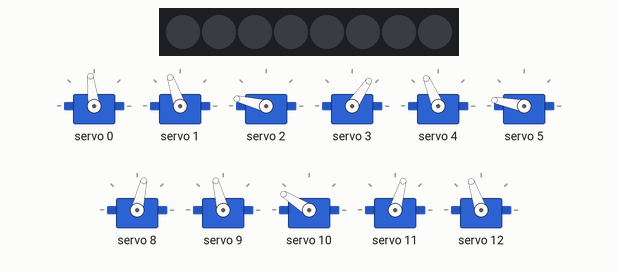
Bench run of a sketch on a simulated Arduino Uno, built with avr-gcc and run on an emulated ATmega328P. On the bench: 8 RGB LEDs in strip order, left to right, 11 × servo.

Above: at 0.38 s.
At 4.7 s:
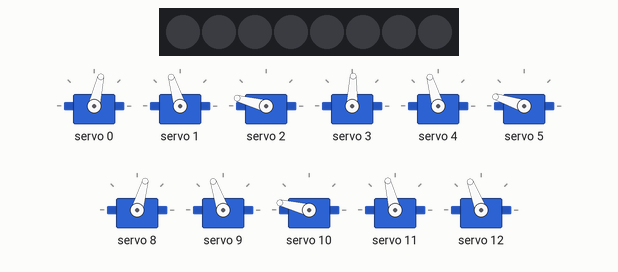
At 10.2 s:
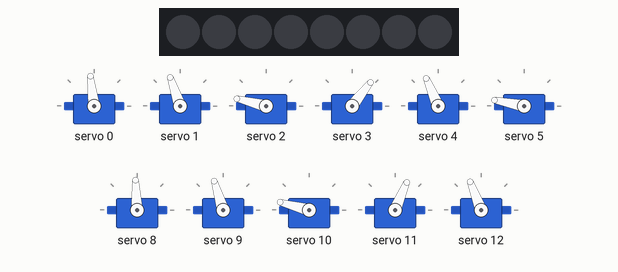
At 19.64 s:
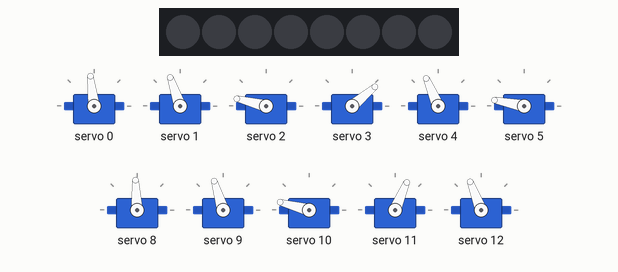
At 29.44 s:
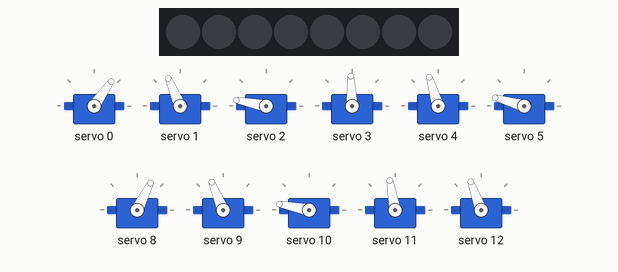
At 39.27 s:
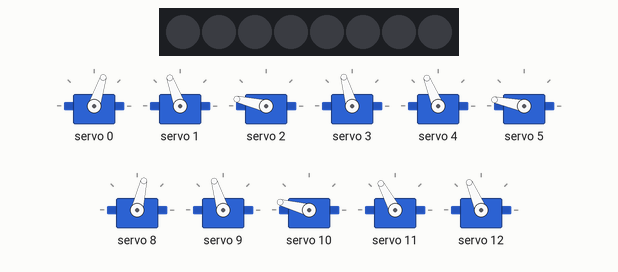
Timing chart, 0 to 40.0 s (numbered marks = the images above):
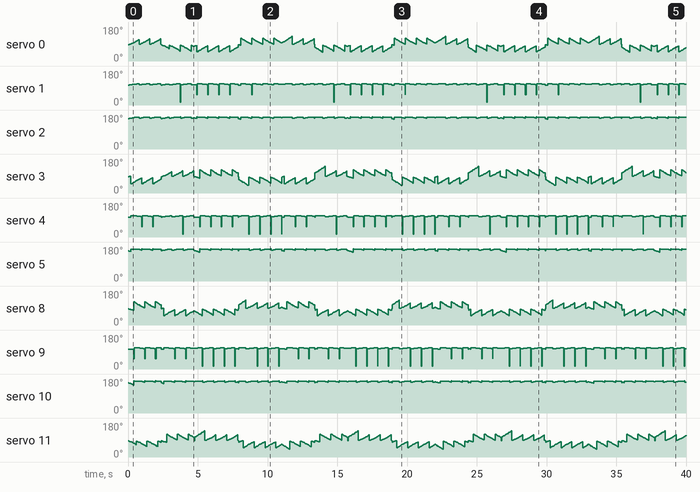

The sketch:

Activity_3_Walking.ino
```cpp
#include <Wire.h>
#include <Adafruit_PWMServoDriver.h>
#include <Adafruit_NeoPixel.h>
#include <avr/power.h>
#include <math.h>

#define PIN            5
#define NUMPIXELS      8

Adafruit_PWMServoDriver pwm = Adafruit_PWMServoDriver();
Adafruit_NeoPixel pixels = Adafruit_NeoPixel(NUMPIXELS, PIN, NEO_GRB + NEO_KHZ800);
Adafruit_NeoPixel strip = Adafruit_NeoPixel(8, PIN, NEO_GRB + NEO_KHZ800);

  long xA = -50;
  long xB = -50;
  long xC = 50;
  long xD = 50;

  long yA = 50;
  long yB = -50;
  long yC = -50;
  long yD = 50;


void setup() {
  pixels.begin();

  pwm.begin();
  pwm.setPWMFreq(50);
  yield();

  Set_Body_Centre(50, 0, 0, -80);

}

void loop() {

  WalkForwards(50, -10, -80, 5);
  WalkForwards(50, -10, -80, 5);
  WalkForwards(50, -10, -80, 5);

  Set_Body_Centre(50, 0, 0, -80);

  WalkLeft(50, -10, -80, 5);
  WalkLeft(50, -10, -80, 5);
  WalkLeft(50, -10, -80, 5);

  Set_Body_Centre(50, 0, 0, -80);

  WalkRight(50, -10, -80, 5);
  WalkRight(50, -10, -80, 5);
  WalkRight(50, -10, -80, 5);
  WalkRight(50, -10, -80, 5);

  Set_Body_Centre(50, 0, 0, -80);

  WalkBackwards(50, -10, -80, 5);
  WalkBackwards(50, -10, -80, 5);
  WalkBackwards(50, -10, -80, 5);
  WalkBackwards(50, -10, -80, 5);

}
```

functions.ino
```cpp
//CORE FUNCTIONS
void Set_j0(char leg, int angle){
  //Set the angle of joint j0, in degrees
  //Constrain the angle to safe limits
  angle = constrain(angle, -10, 100);

  //Choose the right PWM pin based on which leg
  int pin = 0;
  switch(leg){
    case 'A':
      pin = 0;
      break;

    case 'B':
      pin = 3;
      break;

    case 'C':
      pin = 8;
      break;

    case 'D':
      pin = 11;
      break;

    default:
      break;
  }

  pwm.setPWM(pin, 0, map(angle, 0, 90, 196, 390));
}

void Set_j1(char leg, int angle){
  //Set the angle of joint j0, in degrees
  //Constrain the angle to safe limits
  angle = constrain(angle, 0, 140);

 //Choose the right PWM pin based on which leg
  int pin = 1;
  switch(leg){
    case 'A':
      pin = 1;
      break;

    case 'B':
      pin = 4;
      break;

    case 'C':
      pin = 9;
      break;

    case 'D':
      pin = 12;
      break;

    default:
      break;
  }

  pwm.setPWM(pin, 0, map(angle, 0, 90, 110, 294));
}

void Set_j2(char leg, int angle){
  //Set the angle of joint j0, in degrees
  //Constrain the angle to safe limits
  angle = constrain(angle, 0, 180);

 //Choose the right PWM pin based on which leg
  int pin = 2;
  switch(leg){
    case 'A':
      pin = 2;
      break;

    case 'B':
      pin = 5;
      break;

    case 'C':
      pin = 10;
      break;

    case 'D':
      pin = 13;
      break;

    default:
      break;
  }

  pwm.setPWM(pin, 0, map(angle, 0, 180, 110, 470));
}

void Set_Leg_Position_Cartes(char whichLeg, double x, double y, double z){
  /*
  WHAT IS THIS FUNCTION?
  This function will move the endpoint of a robot leg to the specified
  xyz position.

  HOW TO USE THIS FUNCTION
  Specify which leg you would like to move by passing in either 'A', 'B'
  'C' or 'D'. Then pass in three values for x, y and z. The position is
  specified in millimeters, and is relative to the first joint on the
  hip of the robot. A good test position is x = 72/110, y = 0, z = 0

  Note that this function works in leg cartesian. That is, the cartesian
  system is specific for each leg, rather than being coherent with a wider
  reference frame (ie, the body). This is good for symmetrical movements
  of the legs but not good for co-ordinated movements of the body. For
  co-ordinated body movement, use the Set_Leg_Position_OCartes() function.
  */

  //MATH CONSTANTS
  double pi = 3.14159265;

  //LEG CONSTANTS
  //Here we define the length, in mm, of each part of the leg.
  //If using a different leg, feel free to vary these constants.
  //Cox relates to the hip length.
  //Fem relates to the knee length.
  //Tib relates to the foot length.
  double cox = 32.14;
  double fem = 52;
  double tib = 63;
  //-----------------------------------------------------------

  //INTERMEDIATES
  //These intermediate variables are used in the IK calculation.
  double c, xp, yp, thetai, alpha, r, test;
  //-----------------------------------------------------------

  //INPUT VARIABLES
//  double x = 72;
//  double y = 0;
//  double z = 0;

  //OUTPUT VARIABLES
  double femangle;
  double tibangle;
  double coxangle;

  //IK CALCULATION
  //In this block of calculations, the three desired cartesian
  //co-ordinates are translated into three joint angles.
  y = -y;
  r = pow((sq(x)+sq(y)), 0.5);
  coxangle = ((asin(y/r)*0.8)/pi)*180;
  r = r-cox, z = z;
  test = r;
  thetai = atan2(z,r);
  xp = r - 1;
  yp = z ;
  c = ((sq(xp))+(sq(yp))-(sq(fem))-sq(tib))/(2*fem*tib);
  alpha = acos(-c);
  tibangle=((alpha+pi)/pi)*180;
  femangle =  ((atan2(yp,xp) + asin(tib*sin(alpha)/pow((sq(xp)+sq(yp)), (0.5))))/pi)*180;
  tibangle = tibangle - 360;
  coxangle = coxangle +45;
  femangle = -(femangle) + 90;
  tibangle = -(tibangle) + 90;
  //-----------------------------------------------------------

  //WRITE ANGLES
  //Here the joint angles are written to the leg motors.
  //This concludes the IK process.
  Set_j0(whichLeg, coxangle);
  Set_j1(whichLeg, femangle);
  Set_j2(whichLeg, tibangle);
}

void Set_Leg_Position_OCartes(char whichLeg, double xb, double yb, double zb){

  //MATH CONSTANTS
    double one_over_root2 = 0.707106781;

//    //INPUT VARIABLES
//    char whichLeg = 'A';
//    double xb = 90;              //Ax-, Ay+: Bx-, By-: Cx+, Cy-: Dx+, Dy+
//    double yb = 90;
//    double zb = 0;

    //OUTPUT VARIABLES
    double xl;
    double yl;
    double zl;

    switch(whichLeg){
      case 'A':
        //LEG A ROTATION
        xl = yb*one_over_root2 - xb*one_over_root2;
        yl = xb*one_over_root2 + yb*one_over_root2;
        break;

      case 'B':
        //LEG B ROTATION
        yl = -xb*one_over_root2 + yb*one_over_root2;
        xl =  yb*one_over_root2 + xb*one_over_root2;
        break;

      case 'C':
       //LEG C ROTATION
       yl = -yb*one_over_root2 - xb*one_over_root2;
       xl =  xb*one_over_root2 - yb*one_over_root2;
       break;

      case 'D':
       //LEG D ROTATION
       xl =  xb*one_over_root2 + yb*one_over_root2;
       yl =  -yb*one_over_root2 + xb*one_over_root2;

       break;

      default:
        break;
    }

    zl = zb;
    Set_Leg_Position_Cartes(whichLeg, xl,yl,zl);
}

void Set_Body_Centre(float fan, long x_body_centre, long y_body_centre, long z_body_centre){

    for(byte i = 0; i < 4; i++){

  //  //INPUT VARIABLES
  //  float fan = 40;           //40
  //  long x_body_centre = 0;
  //  long y_body_centre = 0;
  //  long z_body_centre = -80; //-80

    //OUTPUT VARIABLES
    long xb;
    long yb;
    long zb = z_body_centre;


      switch(i){
      case 0:
        xb = -fan - x_body_centre;
        yb = fan - y_body_centre;
        Set_Leg_Position_OCartes('A', xb, yb, zb);
        break;

      case 1:
        xb = -fan - x_body_centre;
        yb = -fan - y_body_centre;
        Set_Leg_Position_OCartes('B', xb, yb, zb);
        break;

      case 2:
        xb = fan - x_body_centre;
        yb = -fan - y_body_centre;
        Set_Leg_Position_OCartes('C', xb, yb, zb);

      case 3:
        xb = fan - x_body_centre;
        yb = fan - y_body_centre;
        Set_Leg_Position_OCartes('D', xb, yb, zb);

      default:
        break;
    }


    }
  }


//SPECIFIC MOVEMENT FUNCTIONS
void Fixed_Body_Circle_Move(){


//  for(int i=0; i<100; i=i+2){
//    Set_Body_Centre(40,0,0,map(i,0,100,0,-80));
//    delay(1);
//  }
//
//  delay(1000);
//
//  for(int i=0; i<100; i=i+2){
//    Set_Body_Centre(40,map(i,0,100,0,25),0,-80);
//    delay(1);
//  }


    double pi_over_180 = 0.0174532925199432; //pi/180

    Set_Body_Centre(40,25,0,-80);
   // delay(1000);

    for(int i=0; i<360; i=i+2){
      double y = 25*sin(i*pi_over_180);
      double x = 25*cos(i*pi_over_180);

      Set_Body_Centre(40,x,y,-80);

      if(i<180)
        Set_Neopixels(i, 0, map(i,0,180,180,0));

      else
        Set_Neopixels(map(i,180,360,180,0), 0, map(i,180,360,0,180));

      delayMicroseconds(500);
    }
  }

void Stand_Up(){
  //fanout = 40
  //z=-80
  Set_Body_Centre(100, 0, 0, 0);
  delay(800);
  for(int i=0;i< 55; i++){
    Set_Body_Centre(100-i, 0, 0, map(i,0,55,0,-80));
    delay(5);
  }
}

void Step_Leg(char whichLeg, float Xstart, float Xend, float Ystart, float Yend, float Zdown, float Zup, int movedelay){

//  char whichLeg = 'A';
//  float Xstart = -40;
//  float Xend = -40;
//  float Ystart = 40;
//  float Yend = 0;
//  float Zdown = -80;
//  float Zup = -40;
//  int movedelay = 10;

  Set_Leg_Position_OCartes(whichLeg,Xstart,Ystart,Zdown);
  delay(10);

  float Xmove = Xend-Xstart;
  float Ymove = Yend-Ystart;

  for(byte i=0;i<50;i++){
  //STEP LEG (UP STROKE)
    if(i<25){
      Set_Leg_Position_OCartes(whichLeg,map(i,0,24,Xstart,Xstart+(Xmove/2)),map(i,0,24,Ystart,Ystart+(Ymove/2)),map(i,0,24,Zdown, Zup));
    }
  //STEP LEG (DOWN STROKE)
    else{
      Set_Leg_Position_OCartes(whichLeg,map(i,25,50,Xstart+(Xmove/2),Xend),map(i,25,50,Ystart+(Ymove/2),Yend),map(i,25,50,Zup,Zdown));
    }
    delay(movedelay);
  }
}


//WALKING FUNCTIONS


void WalkBackwards(float LegSpread, int UpDistance, int DownDistance, int StepDelay){
  for(int i = 0; i < 41; i++){
        yA++;
        yB++;
        yC++;
        yD++;

        if(i == 10){
          Set_Leg_Position_OCartes('A', -LegSpread, yA, DownDistance);
          delay(StepDelay);

          yA = 1;//45; //Best is 1 //Alt is 23
          Set_Leg_Position_OCartes('A', -LegSpread, yA, DownDistance);
          delay(StepDelay);

          Set_Leg_Position_OCartes('A', -LegSpread, yA, UpDistance);
          delay(StepDelay);
        }

        else if (i == 20){
          Set_Leg_Position_OCartes('D', LegSpread, yD, DownDistance);
          delay(StepDelay);

          yD = 1;  //Best is 1
          Set_Leg_Position_OCartes('D', LegSpread, yD, DownDistance);
          delay(StepDelay);

          Set_Leg_Position_OCartes('D', LegSpread, yD, UpDistance);
          delay(StepDelay);
        }

        else if (i == 30){
          Set_Leg_Position_OCartes('C', LegSpread, yC, DownDistance);
          delay(StepDelay);

          yC = -45;
          Set_Leg_Position_OCartes('C', LegSpread, yC, DownDistance);
          delay(StepDelay);

          Set_Leg_Position_OCartes('C', LegSpread, yC, UpDistance);
          delay(StepDelay);
        }

        else if (i == 40){
          Set_Leg_Position_OCartes('B', -LegSpread, yB, DownDistance);
          delay(StepDelay);

          yB = -45;
          Set_Leg_Position_OCartes('B', -LegSpread, yB, DownDistance);
          delay(StepDelay);

          Set_Leg_Position_OCartes('B', -LegSpread, yB, UpDistance);
          delay(StepDelay);
        }

        Set_Leg_Position_OCartes('A', -LegSpread, yA, DownDistance);
        Set_Leg_Position_OCartes('B', -LegSpread, yB, DownDistance);
        Set_Leg_Position_OCartes('C',  LegSpread, yC, DownDistance);
        Set_Leg_Position_OCartes('D',  LegSpread, yD, DownDistance);
      }
}


void WalkLeft(float LegSpread, int UpDistance, int DownDistance, int StepDelay){

  for(int i = 0; i < 41; i++){
        //SETUP FROM STATIONARY
        xA++;
        xB++;
        xC++;
        xD++;

        if(i == 10){
          Set_Leg_Position_OCartes('C', xC, -LegSpread, DownDistance);
          delay(StepDelay);

          xC = 1;//45; //Best is 1 //Alt is 23
          Set_Leg_Position_OCartes('C', xC, -LegSpread, DownDistance);
          delay(StepDelay);

          Set_Leg_Position_OCartes('C', xC, -LegSpread, UpDistance);
          delay(StepDelay);
        }

        else if (i == 20){
          Set_Leg_Position_OCartes('D', xD, LegSpread, DownDistance);
          delay(StepDelay);

          xD = 1;  //Best is 1
          Set_Leg_Position_OCartes('D', xD, LegSpread, DownDistance);
          delay(StepDelay);

          Set_Leg_Position_OCartes('D', xD, LegSpread, UpDistance);
          delay(StepDelay);
        }

        else if (i == 30){
          Set_Leg_Position_OCartes('A', xA, LegSpread, DownDistance);
          delay(StepDelay);

          xA = -45;
          Set_Leg_Position_OCartes('A', xA, LegSpread, DownDistance);
          delay(StepDelay);

          Set_Leg_Position_OCartes('A', xA, LegSpread, UpDistance);
          delay(StepDelay);
        }

        else if (i == 40){
          Set_Leg_Position_OCartes('B', xB, -LegSpread, DownDistance);
          delay(StepDelay);

          xB = -45;
          Set_Leg_Position_OCartes('B', xB, -LegSpread, DownDistance);
          delay(StepDelay);

          Set_Leg_Position_OCartes('B', xB, -LegSpread, UpDistance);
          delay(StepDelay);
        }

        Set_Leg_Position_OCartes('A', xA, LegSpread, DownDistance);
        Set_Leg_Position_OCartes('B', xB, -LegSpread, DownDistance);
        Set_Leg_Position_OCartes('C', xC, -LegSpread, DownDistance);
        Set_Leg_Position_OCartes('D', xD, LegSpread, DownDistance);
      }
}


void WalkRight(float LegSpread, int UpDistance, int DownDistance, int StepDelay){
  for(int i = 0; i < 41; i++){
        //SETUP FROM STATIONARY
        xA--;
        xB--;
        xC--;
        xD--;

        if(i == 10){
          Set_Leg_Position_OCartes('A', xA, LegSpread, DownDistance);
          delay(StepDelay);

          xA = 1;//45; //Best is 1 //Alt is 23
          Set_Leg_Position_OCartes('A', xA, LegSpread, DownDistance);
          delay(StepDelay);

          Set_Leg_Position_OCartes('A', xA, LegSpread, UpDistance);
          delay(StepDelay);
        }

        else if (i == 20){
          Set_Leg_Position_OCartes('B', xB, -LegSpread, DownDistance);
          delay(StepDelay);

          xB = 1;  //Best is 1
          Set_Leg_Position_OCartes('B', xB, -LegSpread, DownDistance);
          delay(StepDelay);

          Set_Leg_Position_OCartes('B', xB, -LegSpread, UpDistance);
          delay(StepDelay);
        }

        else if (i == 30){
          Set_Leg_Position_OCartes('C', xC, -LegSpread, DownDistance);
          delay(StepDelay);

          xC = 45;
          Set_Leg_Position_OCartes('C', xC, -LegSpread, DownDistance);
          delay(StepDelay);

          Set_Leg_Position_OCartes('C', xC, -LegSpread, UpDistance);
          delay(StepDelay);
        }

        else if (i == 40){
          Set_Leg_Position_OCartes('D', xD, LegSpread, DownDistance);
          delay(StepDelay);

          xD = 45;
          Set_Leg_Position_OCartes('D', xD, LegSpread, DownDistance);
          delay(StepDelay);

          Set_Leg_Position_OCartes('D', xD, LegSpread, UpDistance);
          delay(StepDelay);
        }

        Set_Leg_Position_OCartes('A', xA, LegSpread, DownDistance);
        Set_Leg_Position_OCartes('B', xB, -LegSpread, DownDistance);
        Set_Leg_Position_OCartes('C', xC, -LegSpread, DownDistance);
        Set_Leg_Position_OCartes('D', xD, LegSpread, DownDistance);

      }

}

void WalkForwards(float LegSpread, int UpDistance, int DownDistance, int StepDelay){

  for(int i = 0; i < 41; i++){
        //SETUP FROM STATIONARY
        yA--;
        yB--;
        yC--;
        yD--;

        if(i == 10){
          Set_Leg_Position_OCartes('B', -LegSpread, yB, DownDistance);
          delay(StepDelay);

          yB = 1;//45; //Best is 1 //Alt is 23
          Set_Leg_Position_OCartes('B', -LegSpread, yB, DownDistance);
          delay(StepDelay);

          Set_Leg_Position_OCartes('B', -LegSpread, yB, UpDistance);
          delay(StepDelay);
        }

        else if (i == 20){
          Set_Leg_Position_OCartes('C', LegSpread, yC, DownDistance);
          delay(StepDelay);

          yC = 1;  //Best is 1
          Set_Leg_Position_OCartes('C', LegSpread, yC, DownDistance);
          delay(StepDelay);

          Set_Leg_Position_OCartes('C', LegSpread, yC, UpDistance);
          delay(StepDelay);
        }

        else if (i == 30){
          Set_Leg_Position_OCartes('D', LegSpread, yD, DownDistance);
          delay(StepDelay);

          yD = 45;
          Set_Leg_Position_OCartes('D', LegSpread, yD, DownDistance);
          delay(StepDelay);

          Set_Leg_Position_OCartes('D', LegSpread, yD, UpDistance);
          delay(StepDelay);
        }

        else if (i == 40){
          Set_Leg_Position_OCartes('A', -LegSpread, yA, DownDistance);
          delay(StepDelay);

          yA = 45;
          Set_Leg_Position_OCartes('A', -LegSpread, yA, DownDistance);
          delay(StepDelay);

          Set_Leg_Position_OCartes('A', -LegSpread, yA, UpDistance);
          delay(StepDelay);
        }

        Set_Leg_Position_OCartes('A', -LegSpread, yA, DownDistance);

        Set_Leg_Position_OCartes('B', -LegSpread, yB, DownDistance);

        Set_Leg_Position_OCartes('C', LegSpread, yC, DownDistance);

        Set_Leg_Position_OCartes('D', LegSpread, yD, DownDistance);
      }
}

//LED FUNCTIONS
void Set_Neopixels(int R, int G, int B){

  pixels.setPixelColor(0, pixels.Color(R,G,B));
  pixels.setPixelColor(1, pixels.Color(R,G,B));
  pixels.setPixelColor(2, pixels.Color(R,G,B));
  pixels.setPixelColor(3, pixels.Color(R,G,B));
  pixels.setPixelColor(4, pixels.Color(R,G,B));
  pixels.setPixelColor(5, pixels.Color(R,G,B));
  pixels.setPixelColor(6, pixels.Color(R,G,B));
  pixels.setPixelColor(7, pixels.Color(R,G,B));
  pixels.show();
}
```
